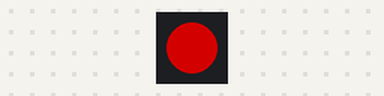
Bench run of a program on a simulated Pycom board running MicroPython. Parts: 1 RGB LEDs in strip order, left to right. Dim RGB values are drawn brighter than linear. At 100.0 s the program stops and its outputs stay as they are.

Above: at 0.5 s.
At 3.5 s:
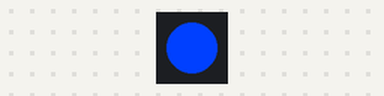
Timing chart, 0 to 4.6 s (numbered marks = the images above):
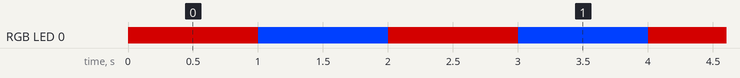

Measured:
- by itself, RGB LED 0: alternates RGB(127, 0, 0) for 1.0 s and RGB(0, 64, 255) for 1.0 s, 100 changes in all, then stays RGB(0, 64, 255)

The program:

polizei.py
```python
import pycom
import time
pycom.heartbeat(False)

for cycles in range(50): # stop after 10 cycles
    pycom.rgbled(0x7f0000) # red
    time.sleep(1)
    pycom.rgbled(0x0040ff) # blau
    time.sleep(1)
```
